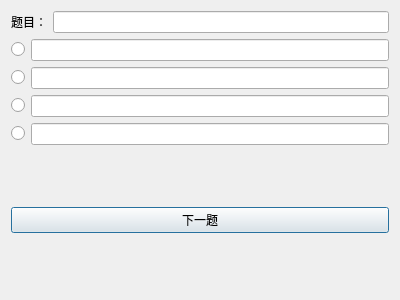
<?xml version="1.0" encoding="UTF-8"?>
<ui version="4.0">
 <class>createProblems</class>
 <widget class="QDialog" name="createProblems">
  <property name="geometry">
   <rect>
    <x>0</x>
    <y>0</y>
    <width>400</width>
    <height>300</height>
   </rect>
  </property>
  <property name="windowTitle">
   <string>Dialog</string>
  </property>
  <layout class="QGridLayout" name="gridLayout">
   <item row="0" column="0">
    <layout class="QVBoxLayout" name="verticalLayout_2">
     <item>
      <layout class="QHBoxLayout" name="horizontalLayout_5">
       <item>
        <widget class="QLabel" name="label">
         <property name="text">
          <string>题目：</string>
         </property>
        </widget>
       </item>
       <item>
        <widget class="QLineEdit" name="lineEdit_5"/>
       </item>
      </layout>
     </item>
     <item>
      <layout class="QVBoxLayout" name="verticalLayout">
       <item>
        <layout class="QHBoxLayout" name="horizontalLayout">
         <item>
          <widget class="QRadioButton" name="radioButton">
           <property name="text">
            <string/>
           </property>
          </widget>
         </item>
         <item>
          <widget class="QLineEdit" name="lineEdit"/>
         </item>
        </layout>
       </item>
       <item>
        <layout class="QHBoxLayout" name="horizontalLayout_2">
         <item>
          <widget class="QRadioButton" name="radioButton_2">
           <property name="text">
            <string/>
           </property>
          </widget>
         </item>
         <item>
          <widget class="QLineEdit" name="lineEdit_2"/>
         </item>
        </layout>
       </item>
       <item>
        <layout class="QHBoxLayout" name="horizontalLayout_3">
         <item>
          <widget class="QRadioButton" name="radioButton_3">
           <property name="text">
            <string/>
           </property>
          </widget>
         </item>
         <item>
          <widget class="QLineEdit" name="lineEdit_3"/>
         </item>
        </layout>
       </item>
       <item>
        <layout class="QHBoxLayout" name="horizontalLayout_4">
         <item>
          <widget class="QRadioButton" name="radioButton_4">
           <property name="text">
            <string/>
           </property>
          </widget>
         </item>
         <item>
          <widget class="QLineEdit" name="lineEdit_4"/>
         </item>
        </layout>
       </item>
      </layout>
     </item>
    </layout>
   </item>
   <item row="1" column="0">
    <spacer name="verticalSpacer">
     <property name="orientation">
      <enum>Qt::Vertical</enum>
     </property>
     <property name="sizeHint" stdset="0">
      <size>
       <width>20</width>
       <height>38</height>
      </size>
     </property>
    </spacer>
   </item>
   <item row="2" column="0">
    <widget class="QPushButton" name="pushButton">
     <property name="text">
      <string>下一题</string>
     </property>
    </widget>
   </item>
   <item row="3" column="0">
    <spacer name="verticalSpacer_2">
     <property name="orientation">
      <enum>Qt::Vertical</enum>
     </property>
     <property name="sizeHint" stdset="0">
      <size>
       <width>20</width>
       <height>38</height>
      </size>
     </property>
    </spacer>
   </item>
  </layout>
 </widget>
 <resources/>
 <connections/>
</ui>
